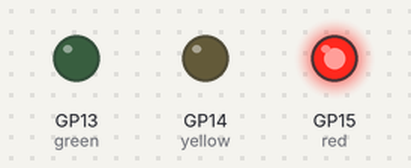
A program run on a simulated Raspberry Pi Pico running MicroPython. On the bench: output pins drawn as LEDs (lit = HIGH).

Above: at 0.5 s.
At 1.5 s:
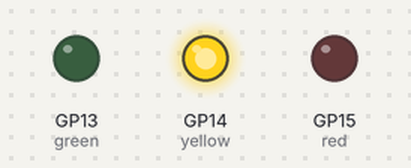
At 5.5 s:
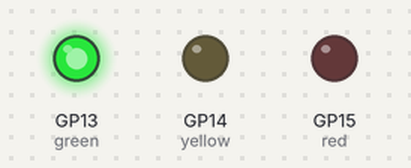
Timing chart, 0 to 6.9 s (numbered marks = the images above):
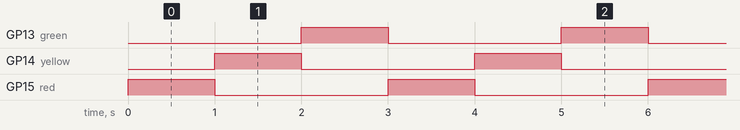

Measured:
- by itself, GP13 (green), GP14 (yellow), GP15 (red): alternates HIGH for 1.0 s and LOW for 2.0 s
- by itself, everything shown: repeats every 3.0 s, in 3 steps

The program:

traffic-light.py
```python
from machine import Pin
from utime import sleep

red = Pin(15, Pin.OUT)
yellow = Pin(14, Pin.OUT)
green = Pin(13, Pin.OUT)

while True:
    red.value(1)
    yellow.value(0)
    green.value(0)
    sleep(1)
    red.value(0)
    yellow.value(1)
    green.value(0)
    sleep(1)
    red.value(0)
    yellow.value(0)
    green.value(1)
    sleep(1)
```
